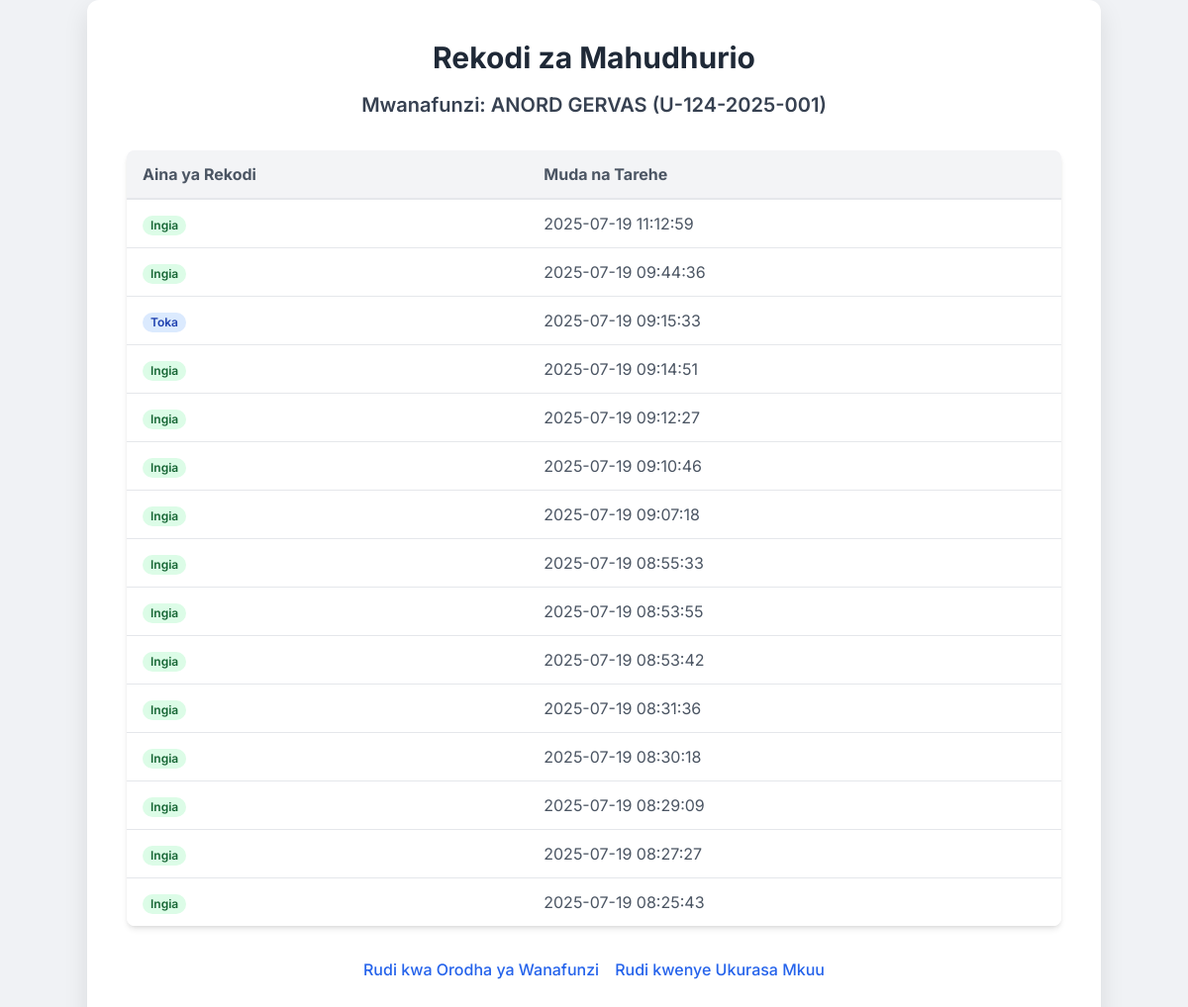
/view_attendance/3, run on the app's committed database.
### app.py (models this page shows, shortened)
class Student(db.Model):
    id = db.Column(db.Integer, primary_key=True)
    registration_number = db.Column(db.String(80), unique=True, nullable=False)
    firstname = db.Column(db.String(120), nullable=False)
    middlename = db.Column(db.String(120))
    department = db.Column(db.String(120))
    programme = db.Column(db.String(120))
    academic_year = db.Column(db.String(20))
    year_of_study = db.Column(db.String(20))
    semester = db.Column(db.String(20))
    registration_status = db.Column(db.Integer, default=0) # 1 for registered, 0 for not registered
    passport_size_path = db.Column(db.String(255)) # Path to the uploaded passport size image (relative to static)
    attendance_records = db.relationship('AttendanceRecord', backref='student', lazy=True, cascade="all, delete-orphan")

class AttendanceRecord(db.Model):
    id = db.Column(db.Integer, primary_key=True)
    student_id = db.Column(db.Integer, db.ForeignKey('student.id'), nullable=False)
    timestamp = db.Column(db.DateTime, default=datetime.utcnow)
    record_type = db.Column(db.String(10), nullable=False) # 'signin' or 'signout'

### app.py (the view)
@app.route('/view_attendance/<int:student_id>')
def view_attendance(student_id):
    student = Student.query.get_or_404(student_id)
    attendance_records = AttendanceRecord.query.filter_by(student_id=student_id).order_by(AttendanceRecord.timestamp.desc()).all()
    return render_template('view_attendance.html', student=student, records=attendance_records)

### templates/view_attendance.html (shortened to what this page needs)
<!DOCTYPE html>
<html lang="sw">
<head>
    <script src="https://cdn.tailwindcss.com"></script>
</head>
<body>
    <div class="container">
        <h1 class="text-3xl font-bold text-center text-gray-800 mb-4">Rekodi za Mahudhurio</h1>
        <h2 class="text-xl font-semibold text-center text-gray-700 mb-8">Mwanafunzi: {{ student.firstname }} {{ student.middlename if student.middlename else '' }} ({{ student.registration_number }})</h2>
        <div class="overflow-x-auto rounded-lg shadow-md">
            <table class="min-w-full divide-y divide-gray-200">
                <thead class="bg-gray-50">
                    <tr class="table-header">
                        <th>Aina ya Rekodi</th>
                        <th>Muda na Tarehe</th>
                    </tr>
                </thead>
                <tbody class="bg-white divide-y divide-gray-200">
                    {% for record in records %}
                    <tr class="table-row">
                        <td>
                            {% if record.record_type == 'signin' %}
                                <span class="px-2 inline-flex text-xs leading-5 font-semibold rounded-full bg-green-100 text-green-800">
                                    Ingia
                                </span>
                            {% else %}
                                <span class="px-2 inline-flex text-xs leading-5 font-semibold rounded-full bg-blue-100 text-blue-800">
                                    Toka
                                </span>
                            {% endif %}
                        </td>
                        <td>{{ record.timestamp.strftime('%Y-%m-%d %H:%M:%S') }}</td>
                    </tr>
                    {% else %}
                    <tr>
                        <td colspan="2" class="px-6 py-4 whitespace-nowrap text-center text-gray-500">
                            Hakuna rekodi za mahudhurio zilizopatikana kwa mwanafunzi huyu.
                        </td>
                    </tr>
                    {% endfor %}
                </tbody>
            </table>
        </div>
        <div class="flex justify-center mt-8">
            <a href="{{ url_for('view_students') }}" class="text-blue-600 hover:text-blue-800 font-medium mr-4">Rudi kwa Orodha ya Wanafunzi</a>
            <a href="{{ url_for('index') }}" class="text-blue-600 hover:text-blue-800 font-medium">Rudi kwenye Ukurasa Mkuu</a>
        </div>
    </div>
</body>
</html>

### templates/view_attendance.html (style rules this page uses)
body { font-family: 'Inter', sans-serif; background-color: #f0f2f5; display: flex; justify-content: center; align-items: center; min-height: 100vh; margin: 0; }
.container { background-color: #ffffff; border-radius: 12px; box-shadow: 0 10px 25px rgba(0, 0, 0, 0.1); padding: 2.5rem; width: 100%; max-width: 800px; }
.table-header th { padding: 0.75rem 1rem; text-align: left; font-weight: 700; color: #4b5563; background-color: #f3f4f6; border-bottom: 2px solid #e5e7eb; }
.table-row td { padding: 0.75rem 1rem; border-bottom: 1px solid #e5e7eb; color: #4b5563; }
.table-row:last-child td { border-bottom: none; }

### data on the page
Student: firstname "ANORD", middlename "GERVAS", registration_number "U-124-2025-001"
AttendanceRecord: record_type "Ingia", timestamp "2025-07-19 11:12:59"
AttendanceRecord: record_type "Ingia", timestamp "2025-07-19 09:44:36"
AttendanceRecord: record_type "Toka", timestamp "2025-07-19 09:15:33"
AttendanceRecord: record_type "Ingia", timestamp "2025-07-19 09:14:51"
AttendanceRecord: record_type "Ingia", timestamp "2025-07-19 09:12:27"
AttendanceRecord: record_type "Ingia", timestamp "2025-07-19 09:10:46"
AttendanceRecord: record_type "Ingia", timestamp "2025-07-19 09:07:18"
AttendanceRecord: record_type "Ingia", timestamp "2025-07-19 08:55:33"
AttendanceRecord: record_type "Ingia", timestamp "2025-07-19 08:53:55"
AttendanceRecord: record_type "Ingia", timestamp "2025-07-19 08:53:42"
AttendanceRecord: record_type "Ingia", timestamp "2025-07-19 08:31:36"
AttendanceRecord: record_type "Ingia", timestamp "2025-07-19 08:30:18"
AttendanceRecord: record_type "Ingia", timestamp "2025-07-19 08:29:09"
AttendanceRecord: record_type "Ingia", timestamp "2025-07-19 08:27:27"
AttendanceRecord: record_type "Ingia", timestamp "2025-07-19 08:25:43"
